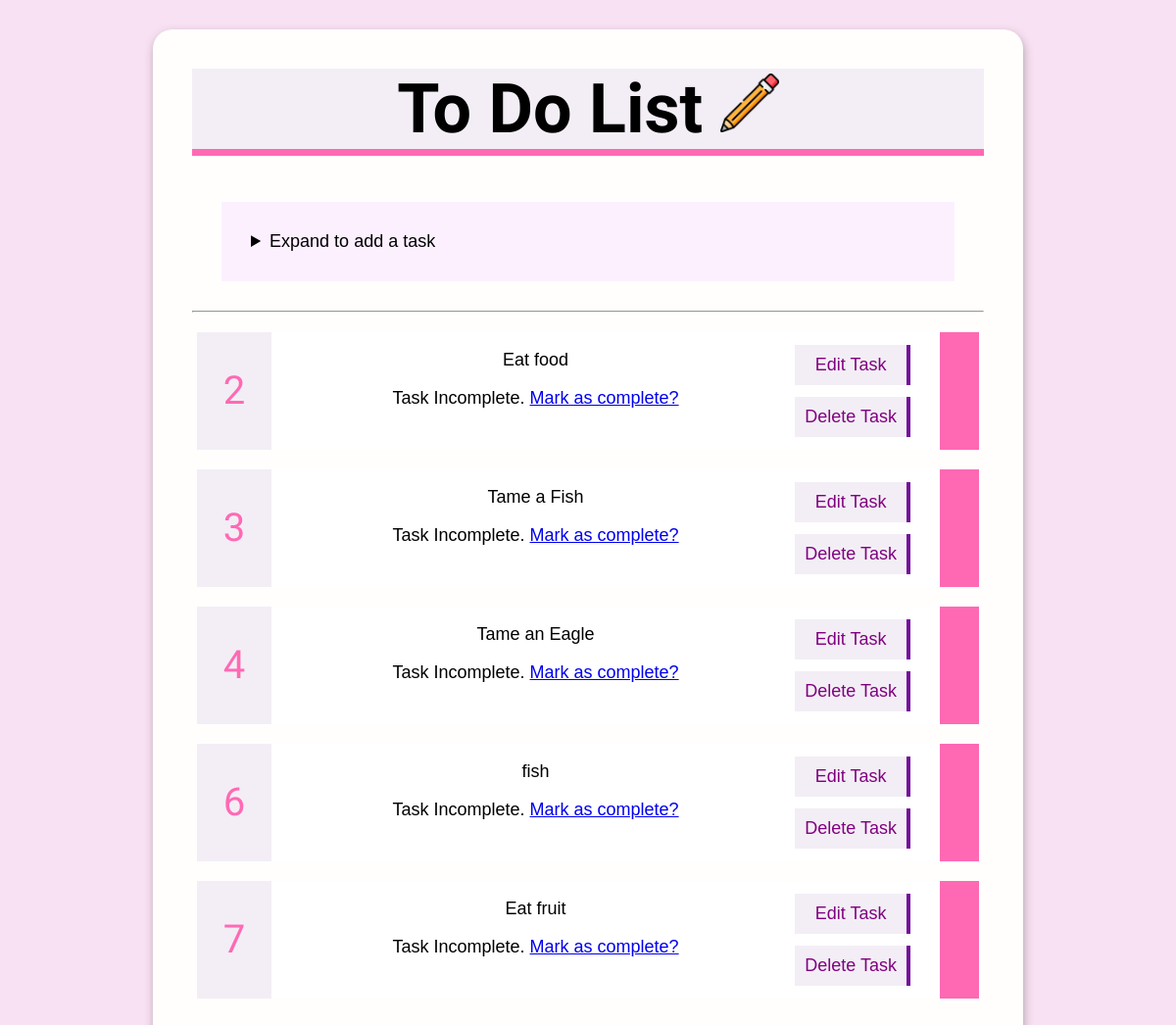
Before: / with the older database file.
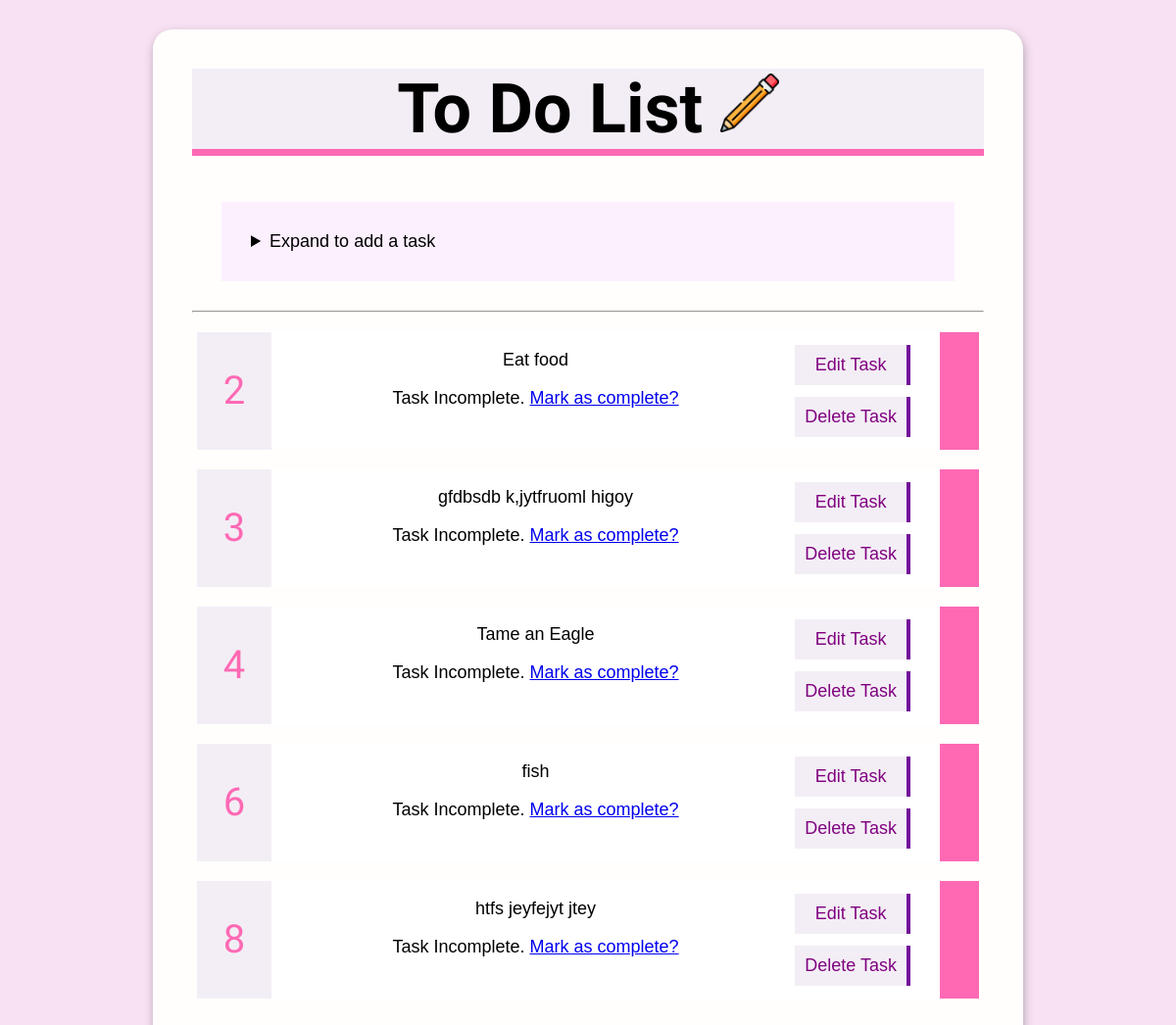
After: the same page with the newer database file.
### website/models.py (models this page shows)
class Todo(db.Model):
    id = db.Column(db.Integer, primary_key = True)
    task = db.Column(db.String(300),unique=True)
    complete = db.Column(db.Boolean, default = False)

### website/views.py (the view)
@my_view.route("/")
def home():
    todo_list = Todo.query.all()
    message = request.args.get('message', None)
    return render_template("page1.html",todo_list=todo_list, message=message)

### website/templates/page1.html (shortened to what this page needs)
{% extends 'base.html' %}
{% block content %}
<details>
    <summary> Expand to add a task</summary>
</details>
<hr>
{% for todo in todo_list %}
<div class="task">
    <div class="task-id">{{todo.id}}</div>
    <div class="button-holder">
        <p>{{ todo.task }}</p>
        {% if todo.complete==False %}
        <p>Task Incomplete. <a href="/update/{{ todo.id }}">Mark as complete?</a></p>
        {% else %}
        <p>Task Complete</p>
        {% endif %}
    </div>
    <div class="stacked"><a class="button-like" href="/edit/{{ todo.id }}">Edit Task</a> <a class="button-like"
            href="/delete/{{ todo.id }}">Delete Task</a></div>
</div>
{% endfor %}
{% endblock%}

### website/templates/base.html (shortened to what this page needs)
<!DOCTYPE html>
<html lang="en">
<head>
    <link rel="stylesheet" type="text/css" href="{{ url_for('static',filename='css/style.css') }}">
</head>
<body>
    <div class="content">
        <h1>To Do List <img src="{{ url_for('static',filename='pencil.png') }}"></h1>
{% block content %}
{% endblock %}
</div>
</body>
</html>

### website/static/css/style.css (style rules this page uses)
* { box-sizing: border-box; }
body { background-color: rgb(248, 225, 242); font-size: 18px; font-family: 'Gill Sans', 'Gill Sans MT', Calibri, 'Trebuchet MS', sans-serif; margin-top: 30px; }
h1 { text-transform: capitalize; font-family: 'Playpen Sans', cursive; text-align: center; font-size: 70px; background-color: rgb(243, 238, 245); margin-top: 0px; border-bottom: 7px solid hotpink; }
button, p { font-family: 'Gill Sans', 'Gill Sans MT', Calibri, 'Trebuchet MS', sans-serif; font-size: 18px; width: 100%; border: 0px; }
.task { margin: 20px 5px; min-height: 120px; display: flex; background-color: white; border-right: 40px solid hotpink; transition: border-right 3s; }
.stacked { display: flex; flex-direction: column; justify-content: space-evenly; margin-right: 30px; }
.content { width:75%; margin: 0 auto; background-color: rgb(255, 254, 253); padding: 40px; border-radius: 20px; box-shadow: 1px 4px 10px rgba(70, 70, 70, 0.395); }
.task-id { display: flex; justify-content: center; font-family: 'Playpen Sans', cursive; align-items: center; min-height: 100%; width: 10%; background-color: rgb(243, 238, 245); font-size: 40px; padding: 15px; margin-right: 5px; color: hotpink; transition: color 3s; }
button, .button-like { border-right: 4px solid rgb(115, 15, 154); background-color: rgb(243, 238, 245); padding: 10px; text-decoration: none; text-align: center; color: purple; }
.button-holder { text-align: center; flex-grow: 1; }
details { background-color: rgb(252, 240, 255); margin: 30px; padding: 30px }
img { height:60px; }

Changed rows visible on the page:
removed Todo: id "7", task "Eat fruit"
changed Todo id 3: task "Tame a Fish" → "gfdbsdb k,jytfruoml higoy"
added Todo: id "8", task "htfs jeyfejyt jtey"
